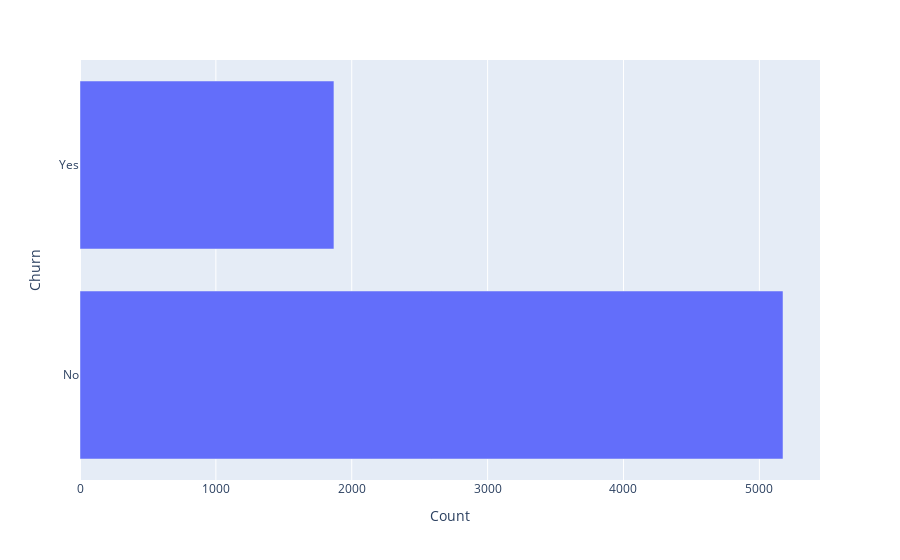

Notebook source saved alongside this figure:
### Markdown cell above
Distribuição de evasão

### Code cell
churn_counts = df['Churn'].value_counts().reset_index()
churn_counts.columns = ['Churn', 'Count']

fig = px.bar(churn_counts, y='Churn', x='Count')
fig.show()

### Figure 1 — Plotly figure (JSON) as saved in the notebook; plotly's stock layout.template omitted (floating-point values rounded to 4 significant figures)
{"data": [{"hovertemplate": "Count=%{x}<br>Churn=%{y}<extra></extra>", "legendgroup": "", "marker": {"color": "#636efa", "pattern": {"shape": ""}}, "name": "", "orientation": "h", "showlegend": false, "textposition": "auto", "type": "bar", "x": [5174, 1869], "xaxis": "x", "y": ["No", "Yes"], "yaxis": "y"}], "layout": {"barmode": "relative", "legend": {"tracegroupgap": 0}, "margin": {"t": 60}, "xaxis": {"anchor": "y", "domain": [0, 1], "title": {"text": "Count"}}, "yaxis": {"anchor": "x", "domain": [0, 1], "title": {"text": "Churn"}}}}
